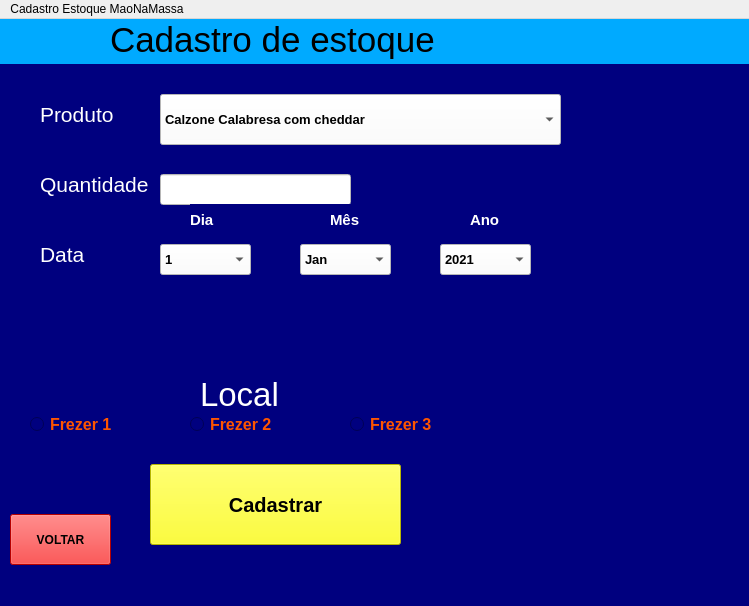
<?xml version="1.0" encoding="UTF-8"?>
<ui version="4.0">
 <class>MainWindow</class>
 <widget class="QMainWindow" name="MainWindow">
  <property name="geometry">
   <rect>
    <x>0</x>
    <y>0</y>
    <width>749</width>
    <height>606</height>
   </rect>
  </property>
  <property name="windowTitle">
   <string>MainWindow</string>
  </property>
  <property name="styleSheet">
   <string notr="true">backgroud-color: rgb(0, 0, 255);</string>
  </property>
  <widget class="QWidget" name="centralwidget">
   <layout class="QVBoxLayout" name="verticalLayout">
    <property name="spacing">
     <number>0</number>
    </property>
    <property name="leftMargin">
     <number>0</number>
    </property>
    <property name="topMargin">
     <number>0</number>
    </property>
    <property name="rightMargin">
     <number>0</number>
    </property>
    <property name="bottomMargin">
     <number>0</number>
    </property>
    <item>
     <widget class="QFrame" name="frame">
      <property name="maximumSize">
       <size>
        <width>16777215</width>
        <height>45</height>
       </size>
      </property>
      <property name="styleSheet">
       <string notr="true">background-color: rgb(0, 170, 255);</string>
      </property>
      <property name="frameShape">
       <enum>QFrame::NoFrame</enum>
      </property>
      <property name="frameShadow">
       <enum>QFrame::Raised</enum>
      </property>
      <widget class="QLabel" name="label">
       <property name="geometry">
        <rect>
         <x>110</x>
         <y>0</y>
         <width>361</width>
         <height>41</height>
        </rect>
       </property>
       <property name="font">
        <font>
         <pointsize>26</pointsize>
        </font>
       </property>
       <property name="layoutDirection">
        <enum>Qt::LeftToRight</enum>
       </property>
       <property name="frameShape">
        <enum>QFrame::NoFrame</enum>
       </property>
       <property name="text">
        <string>Cadastro de estoque</string>
       </property>
      </widget>
     </widget>
    </item>
    <item>
     <widget class="QFrame" name="frame_2">
      <property name="styleSheet">
       <string notr="true">background-color: rgb(0, 0, 127);</string>
      </property>
      <property name="frameShape">
       <enum>QFrame::NoFrame</enum>
      </property>
      <property name="frameShadow">
       <enum>QFrame::Raised</enum>
      </property>
      <widget class="QLabel" name="label_4">
       <property name="geometry">
        <rect>
         <x>200</x>
         <y>300</y>
         <width>281</width>
         <height>61</height>
        </rect>
       </property>
       <property name="font">
        <font>
         <pointsize>25</pointsize>
        </font>
       </property>
       <property name="styleSheet">
        <string notr="true">color: rgb(255, 255, 255);</string>
       </property>
       <property name="text">
        <string>Local</string>
       </property>
      </widget>
      <widget class="QRadioButton" name="radioButton">
       <property name="geometry">
        <rect>
         <x>30</x>
         <y>350</y>
         <width>101</width>
         <height>21</height>
        </rect>
       </property>
       <property name="font">
        <font>
         <pointsize>12</pointsize>
         <weight>75</weight>
         <italic>false</italic>
         <bold>true</bold>
         <underline>false</underline>
         <strikeout>false</strikeout>
         <kerning>true</kerning>
        </font>
       </property>
       <property name="cursor">
        <cursorShape>PointingHandCursor</cursorShape>
       </property>
       <property name="styleSheet">
        <string notr="true">color: rgb(255, 85, 0);</string>
       </property>
       <property name="text">
        <string>Frezer 1</string>
       </property>
      </widget>
      <widget class="QRadioButton" name="radioButton_2">
       <property name="geometry">
        <rect>
         <x>190</x>
         <y>350</y>
         <width>101</width>
         <height>21</height>
        </rect>
       </property>
       <property name="font">
        <font>
         <pointsize>12</pointsize>
         <weight>75</weight>
         <italic>false</italic>
         <bold>true</bold>
         <underline>false</underline>
         <strikeout>false</strikeout>
         <kerning>true</kerning>
        </font>
       </property>
       <property name="cursor">
        <cursorShape>PointingHandCursor</cursorShape>
       </property>
       <property name="styleSheet">
        <string notr="true">color: rgb(255, 85, 0);</string>
       </property>
       <property name="text">
        <string>Frezer 2</string>
       </property>
      </widget>
      <widget class="QRadioButton" name="radioButton_3">
       <property name="geometry">
        <rect>
         <x>350</x>
         <y>350</y>
         <width>101</width>
         <height>21</height>
        </rect>
       </property>
       <property name="font">
        <font>
         <pointsize>12</pointsize>
         <weight>75</weight>
         <italic>false</italic>
         <bold>true</bold>
         <underline>false</underline>
         <strikeout>false</strikeout>
         <kerning>true</kerning>
        </font>
       </property>
       <property name="cursor">
        <cursorShape>PointingHandCursor</cursorShape>
       </property>
       <property name="styleSheet">
        <string notr="true">color: rgb(255, 85, 0);</string>
       </property>
       <property name="text">
        <string>Frezer 3</string>
       </property>
      </widget>
      <widget class="QLabel" name="label_5">
       <property name="geometry">
        <rect>
         <x>40</x>
         <y>90</y>
         <width>151</width>
         <height>61</height>
        </rect>
       </property>
       <property name="font">
        <font>
         <pointsize>16</pointsize>
        </font>
       </property>
       <property name="styleSheet">
        <string notr="true">color: rgb(255, 255, 255);</string>
       </property>
       <property name="text">
        <string>Quantidade</string>
       </property>
      </widget>
      <widget class="QLineEdit" name="lineEdit">
       <property name="geometry">
        <rect>
         <x>160</x>
         <y>110</y>
         <width>191</width>
         <height>31</height>
        </rect>
       </property>
       <property name="font">
        <font>
         <stylestrategy>PreferAntialias</stylestrategy>
        </font>
       </property>
       <property name="focusPolicy">
        <enum>Qt::StrongFocus</enum>
       </property>
       <property name="contextMenuPolicy">
        <enum>Qt::NoContextMenu</enum>
       </property>
       <property name="acceptDrops">
        <bool>false</bool>
       </property>
       <property name="styleSheet">
        <string notr="true">background-color: rgb(255, 255, 255);</string>
       </property>
      </widget>
      <widget class="QPushButton" name="pushButton">
       <property name="geometry">
        <rect>
         <x>150</x>
         <y>400</y>
         <width>251</width>
         <height>81</height>
        </rect>
       </property>
       <property name="font">
        <font>
         <pointsize>15</pointsize>
         <weight>75</weight>
         <bold>true</bold>
         <strikeout>false</strikeout>
        </font>
       </property>
       <property name="cursor">
        <cursorShape>PointingHandCursor</cursorShape>
       </property>
       <property name="styleSheet">
        <string notr="true">background-color: rgb(255, 255, 0);</string>
       </property>
       <property name="text">
        <string>Cadastrar</string>
       </property>
      </widget>
      <widget class="QPushButton" name="pushButton_2">
       <property name="geometry">
        <rect>
         <x>10</x>
         <y>450</y>
         <width>101</width>
         <height>51</height>
        </rect>
       </property>
       <property name="font">
        <font>
         <weight>75</weight>
         <bold>true</bold>
        </font>
       </property>
       <property name="cursor">
        <cursorShape>ClosedHandCursor</cursorShape>
       </property>
       <property name="styleSheet">
        <string notr="true">background-color: rgb(255, 0, 0);</string>
       </property>
       <property name="text">
        <string>VOLTAR</string>
       </property>
      </widget>
      <widget class="QLabel" name="label_6">
       <property name="geometry">
        <rect>
         <x>40</x>
         <y>160</y>
         <width>151</width>
         <height>61</height>
        </rect>
       </property>
       <property name="font">
        <font>
         <pointsize>16</pointsize>
        </font>
       </property>
       <property name="styleSheet">
        <string notr="true">color: rgb(255, 255, 255);</string>
       </property>
       <property name="text">
        <string>Data</string>
       </property>
      </widget>
      <widget class="QLabel" name="label_7">
       <property name="geometry">
        <rect>
         <x>40</x>
         <y>20</y>
         <width>151</width>
         <height>61</height>
        </rect>
       </property>
       <property name="font">
        <font>
         <pointsize>16</pointsize>
        </font>
       </property>
       <property name="styleSheet">
        <string notr="true">color: rgb(255, 255, 255);</string>
       </property>
       <property name="text">
        <string>Produto</string>
       </property>
      </widget>
      <widget class="QToolBox" name="toolBox">
       <property name="geometry">
        <rect>
         <x>-210</x>
         <y>180</y>
         <width>69</width>
         <height>123</height>
        </rect>
       </property>
       <property name="currentIndex">
        <number>0</number>
       </property>
       <widget class="QWidget" name="page">
        <property name="geometry">
         <rect>
          <x>0</x>
          <y>0</y>
          <width>69</width>
          <height>69</height>
         </rect>
        </property>
        <attribute name="label">
         <string>Page 1</string>
        </attribute>
       </widget>
       <widget class="QWidget" name="page_2">
        <property name="geometry">
         <rect>
          <x>0</x>
          <y>0</y>
          <width>69</width>
          <height>69</height>
         </rect>
        </property>
        <attribute name="label">
         <string>Page 2</string>
        </attribute>
       </widget>
      </widget>
      <widget class="QComboBox" name="comboBox">
       <property name="geometry">
        <rect>
         <x>160</x>
         <y>30</y>
         <width>401</width>
         <height>51</height>
        </rect>
       </property>
       <property name="font">
        <font>
         <family>Segoe UI Symbol</family>
         <pointsize>10</pointsize>
         <weight>75</weight>
         <bold>true</bold>
        </font>
       </property>
       <property name="styleSheet">
        <string notr="true">background-color: rgb(255, 255, 255);
alternate-background-color: rgb(255, 85, 0);
selection-color: rgb(0, 255, 0);</string>
       </property>
       <item>
        <property name="text">
         <string>Calzone Calabresa com cheddar</string>
        </property>
       </item>
       <item>
        <property name="text">
         <string>Calzone Calabresa com cebola</string>
        </property>
       </item>
       <item>
        <property name="text">
         <string>Calzone Quatro queijos</string>
        </property>
       </item>
       <item>
        <property name="text">
         <string>Calzone frango</string>
        </property>
       </item>
       <item>
        <property name="text">
         <string>Calzone Camarao</string>
        </property>
       </item>
       <item>
        <property name="text">
         <string>Calzone Bolonhesa</string>
        </property>
       </item>
       <item>
        <property name="text">
         <string>Mini Pizza calabresa</string>
        </property>
       </item>
       <item>
        <property name="text">
         <string>Mini Pizza mussarela</string>
        </property>
       </item>
       <item>
        <property name="text">
         <string>Mini Pizza frango</string>
        </property>
       </item>
      </widget>
      <widget class="QComboBox" name="comboBox_2">
       <property name="geometry">
        <rect>
         <x>160</x>
         <y>180</y>
         <width>91</width>
         <height>31</height>
        </rect>
       </property>
       <property name="font">
        <font>
         <pointsize>10</pointsize>
         <weight>75</weight>
         <bold>true</bold>
        </font>
       </property>
       <property name="styleSheet">
        <string notr="true">background-color: rgb(255, 255, 255);</string>
       </property>
       <item>
        <property name="text">
         <string>1</string>
        </property>
       </item>
       <item>
        <property name="text">
         <string>2</string>
        </property>
       </item>
       <item>
        <property name="text">
         <string>3</string>
        </property>
       </item>
       <item>
        <property name="text">
         <string>4</string>
        </property>
       </item>
       <item>
        <property name="text">
         <string>5</string>
        </property>
       </item>
       <item>
        <property name="text">
         <string>6</string>
        </property>
       </item>
       <item>
        <property name="text">
         <string>7</string>
        </property>
       </item>
       <item>
        <property name="text">
         <string>8</string>
        </property>
       </item>
       <item>
        <property name="text">
         <string>9</string>
        </property>
       </item>
       <item>
        <property name="text">
         <string>10</string>
        </property>
       </item>
       <item>
        <property name="text">
         <string>11</string>
        </property>
       </item>
       <item>
        <property name="text">
         <string>12</string>
        </property>
       </item>
       <item>
        <property name="text">
         <string>13</string>
        </property>
       </item>
       <item>
        <property name="text">
         <string>14</string>
        </property>
       </item>
       <item>
        <property name="text">
         <string>15</string>
        </property>
       </item>
       <item>
        <property name="text">
         <string>16</string>
        </property>
       </item>
       <item>
        <property name="text">
         <string>17</string>
        </property>
       </item>
       <item>
        <property name="text">
         <string>18</string>
        </property>
       </item>
       <item>
        <property name="text">
         <string>19</string>
        </property>
       </item>
       <item>
        <property name="text">
         <string>20</string>
        </property>
       </item>
       <item>
        <property name="text">
         <string>21</string>
        </property>
       </item>
       <item>
        <property name="text">
         <string>22</string>
        </property>
       </item>
       <item>
        <property name="text">
         <string>23</string>
        </property>
       </item>
       <item>
        <property name="text">
         <string>24</string>
        </property>
       </item>
       <item>
        <property name="text">
         <string>25</string>
        </property>
       </item>
       <item>
        <property name="text">
         <string>26</string>
        </property>
       </item>
       <item>
        <property name="text">
         <string>27</string>
        </property>
       </item>
       <item>
        <property name="text">
         <string>28</string>
        </property>
       </item>
       <item>
        <property name="text">
         <string>29</string>
        </property>
       </item>
       <item>
        <property name="text">
         <string>30</string>
        </property>
       </item>
       <item>
        <property name="text">
         <string>31</string>
        </property>
       </item>
      </widget>
      <widget class="QLabel" name="label_8">
       <property name="geometry">
        <rect>
         <x>190</x>
         <y>140</y>
         <width>151</width>
         <height>31</height>
        </rect>
       </property>
       <property name="font">
        <font>
         <pointsize>11</pointsize>
         <weight>75</weight>
         <bold>true</bold>
        </font>
       </property>
       <property name="styleSheet">
        <string notr="true">color: rgb(255, 255, 255);</string>
       </property>
       <property name="text">
        <string>Dia</string>
       </property>
      </widget>
      <widget class="QLabel" name="label_9">
       <property name="geometry">
        <rect>
         <x>330</x>
         <y>140</y>
         <width>151</width>
         <height>31</height>
        </rect>
       </property>
       <property name="font">
        <font>
         <pointsize>11</pointsize>
         <weight>75</weight>
         <bold>true</bold>
        </font>
       </property>
       <property name="styleSheet">
        <string notr="true">color: rgb(255, 255, 255);</string>
       </property>
       <property name="text">
        <string>Mês</string>
       </property>
      </widget>
      <widget class="QLabel" name="label_10">
       <property name="geometry">
        <rect>
         <x>470</x>
         <y>140</y>
         <width>151</width>
         <height>31</height>
        </rect>
       </property>
       <property name="font">
        <font>
         <pointsize>11</pointsize>
         <weight>75</weight>
         <bold>true</bold>
        </font>
       </property>
       <property name="styleSheet">
        <string notr="true">color: rgb(255, 255, 255);</string>
       </property>
       <property name="text">
        <string>Ano</string>
       </property>
      </widget>
      <widget class="QComboBox" name="comboBox_3">
       <property name="geometry">
        <rect>
         <x>300</x>
         <y>180</y>
         <width>91</width>
         <height>31</height>
        </rect>
       </property>
       <property name="font">
        <font>
         <pointsize>10</pointsize>
         <weight>75</weight>
         <bold>true</bold>
        </font>
       </property>
       <property name="styleSheet">
        <string notr="true">background-color: rgb(255, 255, 255);</string>
       </property>
       <item>
        <property name="text">
         <string>Jan</string>
        </property>
       </item>
       <item>
        <property name="text">
         <string>Fev</string>
        </property>
       </item>
       <item>
        <property name="text">
         <string>Mar</string>
        </property>
       </item>
       <item>
        <property name="text">
         <string>Abr</string>
        </property>
       </item>
       <item>
        <property name="text">
         <string>Mai</string>
        </property>
       </item>
       <item>
        <property name="text">
         <string>Jun</string>
        </property>
       </item>
       <item>
        <property name="text">
         <string>Jul</string>
        </property>
       </item>
       <item>
        <property name="text">
         <string>Ago</string>
        </property>
       </item>
       <item>
        <property name="text">
         <string>Set</string>
        </property>
       </item>
       <item>
        <property name="text">
         <string>Otu</string>
        </property>
       </item>
       <item>
        <property name="text">
         <string>Nov</string>
        </property>
       </item>
       <item>
        <property name="text">
         <string>Dez</string>
        </property>
       </item>
      </widget>
      <widget class="QComboBox" name="comboBox_4">
       <property name="geometry">
        <rect>
         <x>440</x>
         <y>180</y>
         <width>91</width>
         <height>31</height>
        </rect>
       </property>
       <property name="font">
        <font>
         <pointsize>10</pointsize>
         <weight>75</weight>
         <bold>true</bold>
        </font>
       </property>
       <property name="styleSheet">
        <string notr="true">background-color: rgb(255, 255, 255);</string>
       </property>
       <item>
        <property name="text">
         <string>2021</string>
        </property>
       </item>
       <item>
        <property name="text">
         <string>2022</string>
        </property>
       </item>
       <item>
        <property name="text">
         <string>2023</string>
        </property>
       </item>
      </widget>
     </widget>
    </item>
   </layout>
  </widget>
  <widget class="QMenuBar" name="menubar">
   <property name="geometry">
    <rect>
     <x>0</x>
     <y>0</y>
     <width>749</width>
     <height>21</height>
    </rect>
   </property>
   <widget class="QMenu" name="menuCadastro_Estoque_MaoNaMassa">
    <property name="title">
     <string>Cadastro Estoque MaoNaMassa</string>
    </property>
   </widget>
   <addaction name="menuCadastro_Estoque_MaoNaMassa"/>
  </widget>
 </widget>
 <resources/>
 <connections/>
</ui>
